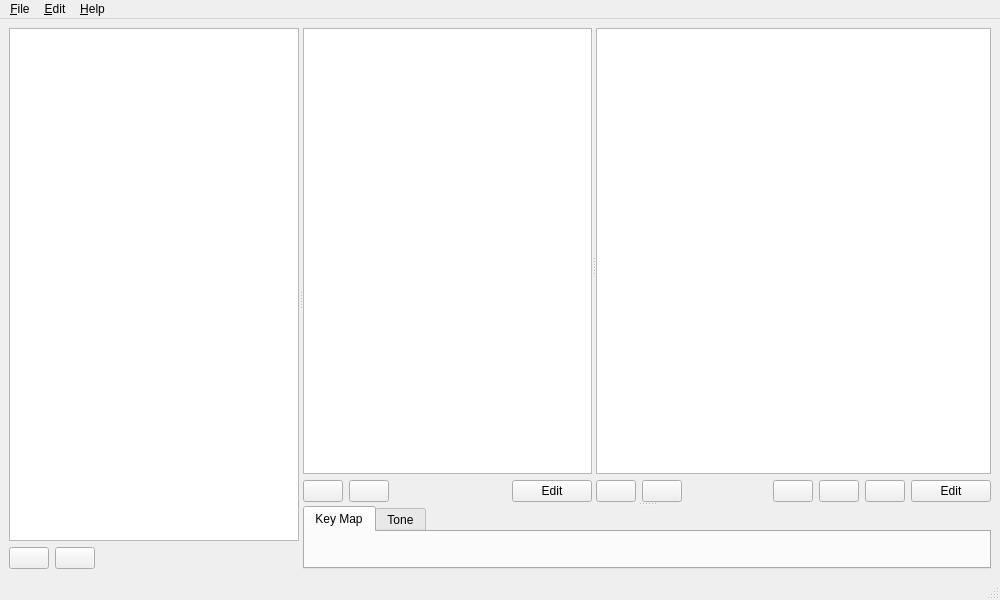
<?xml version="1.0" encoding="UTF-8"?>
<ui version="4.0">
 <class>MainWindow</class>
 <widget class="QMainWindow" name="MainWindow">
  <property name="geometry">
   <rect>
    <x>0</x>
    <y>0</y>
    <width>1000</width>
    <height>600</height>
   </rect>
  </property>
  <property name="windowTitle">
   <string/>
  </property>
  <widget class="QWidget" name="centralwidget">
   <layout class="QVBoxLayout" name="verticalLayout">
    <item>
     <widget class="QSplitter" name="splitProgramList">
      <property name="orientation">
       <enum>Qt::Orientation::Horizontal</enum>
      </property>
      <widget class="QWidget" name="verticalLayoutWidget">
       <property name="minimumSize">
        <size>
         <width>190</width>
         <height>0</height>
        </size>
       </property>
       <property name="maximumSize">
        <size>
         <width>310</width>
         <height>16777215</height>
        </size>
       </property>
       <layout class="QVBoxLayout" name="vboxProgramList">
        <item>
         <widget class="QTableView" name="tblPrograms">
          <property name="sizePolicy">
           <sizepolicy hsizetype="Expanding" vsizetype="Expanding">
            <horstretch>0</horstretch>
            <verstretch>0</verstretch>
           </sizepolicy>
          </property>
          <property name="verticalScrollMode">
           <enum>QAbstractItemView::ScrollMode::ScrollPerPixel</enum>
          </property>
          <property name="horizontalScrollMode">
           <enum>QAbstractItemView::ScrollMode::ScrollPerPixel</enum>
          </property>
          <attribute name="verticalHeaderVisible">
           <bool>false</bool>
          </attribute>
         </widget>
        </item>
        <item>
         <layout class="QHBoxLayout" name="hboxProgramBtns">
          <item>
           <widget class="QPushButton" name="btnProgramAdd">
            <property name="toolTip">
             <string>Create a new program</string>
            </property>
            <property name="text">
             <string/>
            </property>
            <property name="icon">
             <iconset theme="list-add"/>
            </property>
           </widget>
          </item>
          <item>
           <widget class="QPushButton" name="btnProgramDel">
            <property name="toolTip">
             <string>Remove selected program</string>
            </property>
            <property name="text">
             <string/>
            </property>
            <property name="icon">
             <iconset theme="list-remove"/>
            </property>
           </widget>
          </item>
          <item>
           <spacer name="horizontalSpacer">
            <property name="orientation">
             <enum>Qt::Orientation::Horizontal</enum>
            </property>
            <property name="sizeHint" stdset="0">
             <size>
              <width>40</width>
              <height>20</height>
             </size>
            </property>
           </spacer>
          </item>
         </layout>
        </item>
       </layout>
      </widget>
      <widget class="QSplitter" name="splitProgramPanes">
       <property name="orientation">
        <enum>Qt::Orientation::Vertical</enum>
       </property>
       <widget class="QSplitter" name="splitSplitSelect">
        <property name="maximumSize">
         <size>
          <width>16777215</width>
          <height>16777215</height>
         </size>
        </property>
        <property name="orientation">
         <enum>Qt::Orientation::Horizontal</enum>
        </property>
        <widget class="QWidget" name="verticalLayoutWidget_1">
         <property name="maximumSize">
          <size>
           <width>310</width>
           <height>16777215</height>
          </size>
         </property>
         <layout class="QVBoxLayout" name="vboxLayerList">
          <item>
           <widget class="QTableView" name="tblLayers">
            <property name="verticalScrollMode">
             <enum>QAbstractItemView::ScrollMode::ScrollPerPixel</enum>
            </property>
            <property name="horizontalScrollMode">
             <enum>QAbstractItemView::ScrollMode::ScrollPerPixel</enum>
            </property>
            <attribute name="verticalHeaderVisible">
             <bool>false</bool>
            </attribute>
           </widget>
          </item>
          <item>
           <layout class="QHBoxLayout" name="hboxLayerBtns">
            <item>
             <widget class="QPushButton" name="btnLayerAdd">
              <property name="toolTip">
               <string>Add a new layer</string>
              </property>
              <property name="text">
               <string/>
              </property>
              <property name="icon">
               <iconset theme="list-add"/>
              </property>
             </widget>
            </item>
            <item>
             <widget class="QPushButton" name="btnLayerDel">
              <property name="toolTip">
               <string>Remove selected layer</string>
              </property>
              <property name="text">
               <string/>
              </property>
              <property name="icon">
               <iconset theme="list-remove"/>
              </property>
             </widget>
            </item>
            <item>
             <spacer name="horizontalSpacer_2">
              <property name="orientation">
               <enum>Qt::Orientation::Horizontal</enum>
              </property>
              <property name="sizeHint" stdset="0">
               <size>
                <width>40</width>
                <height>20</height>
               </size>
              </property>
             </spacer>
            </item>
            <item>
             <widget class="QPushButton" name="btnLayerEdit">
              <property name="toolTip">
               <string>Edit layer</string>
              </property>
              <property name="text">
               <string>Edit</string>
              </property>
              <property name="icon">
               <iconset theme="entry-edit"/>
              </property>
             </widget>
            </item>
           </layout>
          </item>
         </layout>
        </widget>
        <widget class="QWidget" name="verticalLayoutWidget_2">
         <layout class="QVBoxLayout" name="vboxSplitList">
          <item>
           <widget class="QTableView" name="tblSplits">
            <property name="verticalScrollMode">
             <enum>QAbstractItemView::ScrollMode::ScrollPerPixel</enum>
            </property>
            <property name="horizontalScrollMode">
             <enum>QAbstractItemView::ScrollMode::ScrollPerPixel</enum>
            </property>
            <attribute name="verticalHeaderVisible">
             <bool>false</bool>
            </attribute>
           </widget>
          </item>
          <item>
           <layout class="QHBoxLayout" name="hboxSplitBtns">
            <item>
             <widget class="QPushButton" name="btnSplitAdd">
              <property name="toolTip">
               <string>Create a new split</string>
              </property>
              <property name="text">
               <string/>
              </property>
              <property name="icon">
               <iconset theme="list-add"/>
              </property>
             </widget>
            </item>
            <item>
             <widget class="QPushButton" name="btnSplitDel">
              <property name="toolTip">
               <string>Remove selected split</string>
              </property>
              <property name="text">
               <string/>
              </property>
              <property name="icon">
               <iconset theme="list-remove"/>
              </property>
             </widget>
            </item>
            <item>
             <spacer name="horizontalSpacer_3">
              <property name="orientation">
               <enum>Qt::Orientation::Horizontal</enum>
              </property>
              <property name="sizeHint" stdset="0">
               <size>
                <width>40</width>
                <height>20</height>
               </size>
              </property>
             </spacer>
            </item>
            <item>
             <widget class="QPushButton" name="btnSplitPlay">
              <property name="toolTip">
               <string>Play split audio</string>
              </property>
              <property name="text">
               <string/>
              </property>
              <property name="icon">
               <iconset theme="media-playback-start"/>
              </property>
             </widget>
            </item>
            <item>
             <widget class="QPushButton" name="btnToneImport">
              <property name="toolTip">
               <string>Change split audio</string>
              </property>
              <property name="text">
               <string/>
              </property>
              <property name="icon">
               <iconset theme="document-open"/>
              </property>
             </widget>
            </item>
            <item>
             <widget class="QPushButton" name="btnToneExport">
              <property name="toolTip">
               <string>Save split audio</string>
              </property>
              <property name="text">
               <string/>
              </property>
              <property name="icon">
               <iconset theme="document-save-as"/>
              </property>
             </widget>
            </item>
            <item>
             <widget class="QPushButton" name="btnSplitEdit">
              <property name="toolTip">
               <string>Edit split</string>
              </property>
              <property name="text">
               <string>Edit</string>
              </property>
              <property name="icon">
               <iconset theme="entry-edit"/>
              </property>
             </widget>
            </item>
           </layout>
          </item>
         </layout>
        </widget>
       </widget>
       <widget class="QTabWidget" name="tabs">
        <widget class="QWidget" name="tabKeyMap">
         <attribute name="title">
          <string>Key Map</string>
         </attribute>
        </widget>
        <widget class="QWidget" name="tabTone">
         <attribute name="title">
          <string>Tone</string>
         </attribute>
        </widget>
       </widget>
      </widget>
     </widget>
    </item>
   </layout>
  </widget>
  <widget class="QMenuBar" name="menubar">
   <property name="geometry">
    <rect>
     <x>0</x>
     <y>0</y>
     <width>1000</width>
     <height>19</height>
    </rect>
   </property>
   <widget class="QMenu" name="menuFile">
    <property name="title">
     <string>&amp;File</string>
    </property>
    <widget class="QMenu" name="menuExportAs">
     <property name="title">
      <string>E&amp;xport As...</string>
     </property>
     <addaction name="actionSoundFont2"/>
    </widget>
    <widget class="QMenu" name="menuRecentFiles">
     <property name="title">
      <string>Open &amp;Recent</string>
     </property>
    </widget>
    <addaction name="actionNew"/>
    <addaction name="actionOpen"/>
    <addaction name="menuRecentFiles"/>
    <addaction name="separator"/>
    <addaction name="actionSave"/>
    <addaction name="actionSaveAs"/>
    <addaction name="separator"/>
    <addaction name="menuExportAs"/>
    <addaction name="separator"/>
    <addaction name="actionClose"/>
    <addaction name="separator"/>
    <addaction name="actionQuit"/>
   </widget>
   <widget class="QMenu" name="menuHelp">
    <property name="title">
     <string>&amp;Help</string>
    </property>
    <addaction name="actionAbout"/>
    <addaction name="actionAboutQt"/>
   </widget>
   <widget class="QMenu" name="menuEdit">
    <property name="title">
     <string>&amp;Edit</string>
    </property>
    <addaction name="actionUndo"/>
    <addaction name="actionRedo"/>
    <addaction name="separator"/>
    <addaction name="actionCut"/>
    <addaction name="actionCopy"/>
    <addaction name="actionPaste"/>
    <addaction name="actionDelete"/>
    <addaction name="separator"/>
    <addaction name="actionProperties"/>
    <addaction name="actionVelocities"/>
   </widget>
   <addaction name="menuFile"/>
   <addaction name="menuEdit"/>
   <addaction name="menuHelp"/>
  </widget>
  <widget class="QStatusBar" name="statusbar"/>
  <action name="actionNew">
   <property name="icon">
    <iconset theme="document-new"/>
   </property>
   <property name="text">
    <string>&amp;New</string>
   </property>
   <property name="statusTip">
    <string/>
   </property>
  </action>
  <action name="actionOpen">
   <property name="icon">
    <iconset theme="document-open"/>
   </property>
   <property name="text">
    <string>&amp;Open...</string>
   </property>
  </action>
  <action name="actionQuit">
   <property name="icon">
    <iconset theme="application-exit"/>
   </property>
   <property name="text">
    <string>&amp;Quit</string>
   </property>
  </action>
  <action name="actionSave">
   <property name="icon">
    <iconset theme="document-save"/>
   </property>
   <property name="text">
    <string>&amp;Save</string>
   </property>
  </action>
  <action name="actionSaveAs">
   <property name="icon">
    <iconset theme="document-save-as"/>
   </property>
   <property name="text">
    <string>Save &amp;As...</string>
   </property>
  </action>
  <action name="actionCut">
   <property name="icon">
    <iconset theme="edit-cut"/>
   </property>
   <property name="text">
    <string>Cu&amp;t</string>
   </property>
  </action>
  <action name="actionCopy">
   <property name="icon">
    <iconset theme="edit-copy"/>
   </property>
   <property name="text">
    <string>&amp;Copy</string>
   </property>
  </action>
  <action name="actionPaste">
   <property name="icon">
    <iconset theme="edit-paste"/>
   </property>
   <property name="text">
    <string>&amp;Paste</string>
   </property>
  </action>
  <action name="actionDelete">
   <property name="icon">
    <iconset theme="edit-delete"/>
   </property>
   <property name="text">
    <string>&amp;Delete</string>
   </property>
  </action>
  <action name="actionAbout">
   <property name="icon">
    <iconset theme="help-about"/>
   </property>
   <property name="text">
    <string>&amp;About</string>
   </property>
  </action>
  <action name="actionSoundFont2">
   <property name="text">
    <string>&amp;SoundFont 2</string>
   </property>
  </action>
  <action name="actionAboutQt">
   <property name="text">
    <string>About Qt</string>
   </property>
   <property name="menuRole">
    <enum>QAction::MenuRole::AboutQtRole</enum>
   </property>
  </action>
  <action name="actionUndo">
   <property name="enabled">
    <bool>false</bool>
   </property>
   <property name="icon">
    <iconset theme="edit-undo"/>
   </property>
   <property name="text">
    <string>Undo</string>
   </property>
  </action>
  <action name="actionRedo">
   <property name="enabled">
    <bool>false</bool>
   </property>
   <property name="icon">
    <iconset theme="edit-redo"/>
   </property>
   <property name="text">
    <string>Redo</string>
   </property>
  </action>
  <action name="actionClose">
   <property name="icon">
    <iconset theme="window-close"/>
   </property>
   <property name="text">
    <string>&amp;Close</string>
   </property>
  </action>
  <action name="actionProperties">
   <property name="icon">
    <iconset theme="document-properties"/>
   </property>
   <property name="text">
    <string>Bank &amp;Properties</string>
   </property>
  </action>
  <action name="actionVelocities">
   <property name="text">
    <string>&amp;Velocities</string>
   </property>
  </action>
 </widget>
 <resources/>
 <connections/>
</ui>
